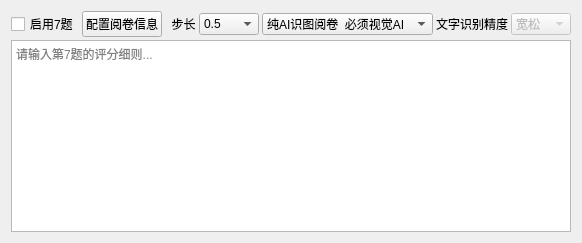
          <widget class="QWidget" name="tab_question7">
           <attribute name="title">
            <string>题目7</string>
           </attribute>
           <layout class="QVBoxLayout" name="verticalLayout_q7">
            <property name="spacing">
             <number>3</number>
            </property>
            <item>
             <layout class="QHBoxLayout" name="horizontalLayout_q7_header">
              <item>
               <widget class="QCheckBox" name="enableQuestion7">
                <property name="text">
                 <string>启用7题</string>
                </property>
               </widget>
              </item>
              <item>
               <widget class="QPushButton" name="configQuestion7">
                <property name="text">
                 <string>配置阅卷信息</string>
                </property>
               </widget>
              </item>
              <item>
               <widget class="QLabel" name="label_step7">
                <property name="sizePolicy">
                 <sizepolicy hsizetype="Fixed" vsizetype="Preferred">
                  <horstretch>0</horstretch>
                  <verstretch>0</verstretch>
                 </sizepolicy>
                </property>
                <property name="text">
                 <string>  步长</string>
                </property>
               </widget>
              </item>
              <item>
               <widget class="QComboBox" name="score_rounding_step_7">
                <property name="sizePolicy">
                 <sizepolicy hsizetype="Fixed" vsizetype="Fixed">
                  <horstretch>0</horstretch>
                  <verstretch>0</verstretch>
                 </sizepolicy>
                </property>
                <property name="minimumSize">
                 <size>
                  <width>60</width>
                  <height>0</height>
                 </size>
                </property>
                <item>
                 <property name="text">
                  <string>0.5</string>
                 </property>
                </item>
                <item>
                 <property name="text">
                  <string>1</string>
                 </property>
                </item>
               </widget>
              </item>
              <item>
               <widget class="QComboBox" name="ocr_mode_7">
                <property name="sizePolicy">
                 <sizepolicy hsizetype="Fixed" vsizetype="Fixed">
                  <horstretch>0</horstretch>
                  <verstretch>0</verstretch>
                 </sizepolicy>
                </property>
                <property name="minimumSize">
                 <size>
                  <width>160</width>
                  <height>0</height>
                 </size>
                </property>
                <item>
                 <property name="text">
                  <string>纯AI识图阅卷  必须视觉AI</string>
                 </property>
                </item>
                <item>
                 <property name="text">
                  <string>百度OCR识别文字+AI评阅</string>
                 </property>
                </item>
               </widget>
              </item>
              <item>
               <widget class="QLabel" name="label_15_q7">
                <property name="sizePolicy">
                 <sizepolicy hsizetype="Fixed" vsizetype="Preferred">
                  <horstretch>0</horstretch>
                  <verstretch>0</verstretch>
                 </sizepolicy>
                </property>
                <property name="text">
                 <string>文字识别精度</string>
                </property>
               </widget>
              </item>
              <item>
               <widget class="QComboBox" name="ocr_quality_7">
                <property name="enabled">
                 <bool>false</bool>
                </property>
                <property name="sizePolicy">
                 <sizepolicy hsizetype="Fixed" vsizetype="Fixed">
                  <horstretch>0</horstretch>
                  <verstretch>0</verstretch>
                 </sizepolicy>
                </property>
                <property name="minimumSize">
                 <size>
                  <width>60</width>
                  <height>0</height>
                 </size>
                </property>
                <item>
                 <property name="text">
                  <string>宽松</string>
                 </property>
                </item>
                <item>
                 <property name="text">
                  <string>适度</string>
                 </property>
                </item>
                <item>
                 <property name="text">
                  <string>严格</string>
                 </property>
                </item>
               </widget>
              </item>
             </layout>
            </item>
            <item>
             <widget class="QPlainTextEdit" name="StandardAnswer_text_7">
              <property name="placeholderText">
               <string>请输入第7题的评分细则...</string>
              </property>
             </widget>
            </item>
           </layout>
          </widget>
